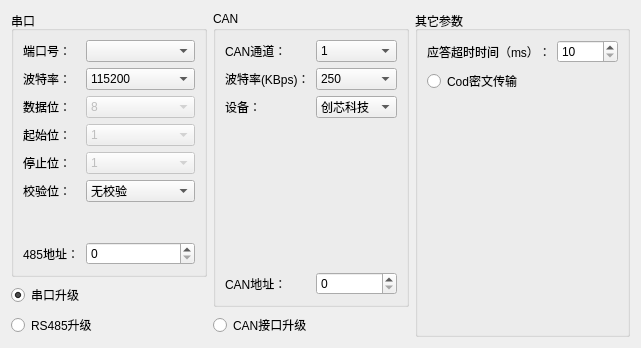
<?xml version="1.0" encoding="UTF-8"?>
<ui version="4.0">
 <class>setParameter</class>
 <widget class="QDialog" name="setParameter">
  <property name="geometry">
   <rect>
    <x>0</x>
    <y>0</y>
    <width>641</width>
    <height>348</height>
   </rect>
  </property>
  <property name="windowTitle">
   <string>参数设置</string>
  </property>
  <layout class="QHBoxLayout" name="horizontalLayout">
   <item>
    <layout class="QVBoxLayout" name="verticalLayout">
     <item>
      <widget class="QGroupBox" name="groupBox">
       <property name="title">
        <string>串口</string>
       </property>
       <layout class="QFormLayout" name="formLayout">
        <item row="0" column="0">
         <widget class="QLabel" name="label">
          <property name="text">
           <string>端口号：</string>
          </property>
         </widget>
        </item>
        <item row="0" column="1">
         <widget class="QComboBox" name="setportNumberList"/>
        </item>
        <item row="1" column="0">
         <widget class="QLabel" name="label_2">
          <property name="text">
           <string>波特率：</string>
          </property>
         </widget>
        </item>
        <item row="1" column="1">
         <widget class="QComboBox" name="uart_baudRate">
          <property name="enabled">
           <bool>true</bool>
          </property>
          <item>
           <property name="text">
            <string>115200</string>
           </property>
          </item>
          <item>
           <property name="text">
            <string>57600</string>
           </property>
          </item>
          <item>
           <property name="text">
            <string>38400</string>
           </property>
          </item>
          <item>
           <property name="text">
            <string>19200</string>
           </property>
          </item>
          <item>
           <property name="text">
            <string>9600</string>
           </property>
          </item>
          <item>
           <property name="text">
            <string>4800</string>
           </property>
          </item>
          <item>
           <property name="text">
            <string>2400</string>
           </property>
          </item>
          <item>
           <property name="text">
            <string>1200</string>
           </property>
          </item>
         </widget>
        </item>
        <item row="2" column="0">
         <widget class="QLabel" name="label_3">
          <property name="text">
           <string>数据位：</string>
          </property>
         </widget>
        </item>
        <item row="2" column="1">
         <widget class="QComboBox" name="comboBox_3">
          <property name="enabled">
           <bool>false</bool>
          </property>
          <item>
           <property name="text">
            <string>8</string>
           </property>
          </item>
          <item>
           <property name="text">
            <string>新建项目</string>
           </property>
          </item>
         </widget>
        </item>
        <item row="3" column="0">
         <widget class="QLabel" name="label_10">
          <property name="text">
           <string>起始位：</string>
          </property>
         </widget>
        </item>
        <item row="3" column="1">
         <widget class="QComboBox" name="comboBox_10">
          <property name="enabled">
           <bool>false</bool>
          </property>
          <item>
           <property name="text">
            <string>1</string>
           </property>
          </item>
         </widget>
        </item>
        <item row="4" column="0">
         <widget class="QLabel" name="label_4">
          <property name="text">
           <string>停止位：</string>
          </property>
         </widget>
        </item>
        <item row="4" column="1">
         <widget class="QComboBox" name="comboBox_4">
          <property name="enabled">
           <bool>false</bool>
          </property>
          <item>
           <property name="text">
            <string>1</string>
           </property>
          </item>
         </widget>
        </item>
        <item row="5" column="0">
         <widget class="QLabel" name="label_5">
          <property name="text">
           <string>校验位：</string>
          </property>
         </widget>
        </item>
        <item row="5" column="1">
         <widget class="QComboBox" name="uartCheckSum">
          <property name="enabled">
           <bool>true</bool>
          </property>
          <item>
           <property name="text">
            <string>无校验</string>
           </property>
          </item>
          <item>
           <property name="text">
            <string>奇校验</string>
           </property>
          </item>
          <item>
           <property name="text">
            <string>偶校验</string>
           </property>
          </item>
         </widget>
        </item>
        <item row="6" column="1">
         <spacer name="verticalSpacer_3">
          <property name="orientation">
           <enum>Qt::Vertical</enum>
          </property>
          <property name="sizeHint" stdset="0">
           <size>
            <width>20</width>
            <height>40</height>
           </size>
          </property>
         </spacer>
        </item>
        <item row="7" column="0">
         <widget class="QLabel" name="label_15">
          <property name="text">
           <string>485地址：</string>
          </property>
         </widget>
        </item>
        <item row="7" column="1">
         <widget class="QSpinBox" name="rs485Addr"/>
        </item>
       </layout>
      </widget>
     </item>
     <item>
      <widget class="QRadioButton" name="radioButton_Uart">
       <property name="text">
        <string>串口升级</string>
       </property>
       <property name="checked">
        <bool>true</bool>
       </property>
      </widget>
     </item>
     <item>
      <widget class="QRadioButton" name="rs485En">
       <property name="text">
        <string>RS485升级</string>
       </property>
      </widget>
     </item>
    </layout>
   </item>
   <item>
    <layout class="QVBoxLayout" name="verticalLayout_4">
     <item>
      <widget class="QGroupBox" name="groupBox_2">
       <property name="minimumSize">
        <size>
         <width>180</width>
         <height>0</height>
        </size>
       </property>
       <property name="title">
        <string>CAN</string>
       </property>
       <layout class="QFormLayout" name="formLayout_2">
        <item row="0" column="0">
         <widget class="QLabel" name="label_7">
          <property name="text">
           <string>CAN通道：</string>
          </property>
         </widget>
        </item>
        <item row="0" column="1">
         <widget class="QComboBox" name="canChannels">
          <item>
           <property name="text">
            <string>1</string>
           </property>
          </item>
          <item>
           <property name="text">
            <string>2</string>
           </property>
          </item>
         </widget>
        </item>
        <item row="1" column="0">
         <widget class="QLabel" name="label_6">
          <property name="text">
           <string>波特率(KBps)：</string>
          </property>
         </widget>
        </item>
        <item row="1" column="1">
         <widget class="QComboBox" name="can_baudRate">
          <property name="enabled">
           <bool>true</bool>
          </property>
          <item>
           <property name="text">
            <string>250</string>
           </property>
          </item>
          <item>
           <property name="text">
            <string>50</string>
           </property>
          </item>
          <item>
           <property name="text">
            <string>100</string>
           </property>
          </item>
          <item>
           <property name="text">
            <string>125</string>
           </property>
          </item>
          <item>
           <property name="text">
            <string>500</string>
           </property>
          </item>
          <item>
           <property name="text">
            <string>1000</string>
           </property>
          </item>
         </widget>
        </item>
        <item row="2" column="0">
         <widget class="QLabel" name="label_13">
          <property name="text">
           <string>设备：</string>
          </property>
         </widget>
        </item>
        <item row="2" column="1">
         <widget class="QComboBox" name="can_device">
          <item>
           <property name="text">
            <string>创芯科技</string>
           </property>
          </item>
          <item>
           <property name="text">
            <string>周立功</string>
           </property>
          </item>
         </widget>
        </item>
        <item row="4" column="0">
         <widget class="QLabel" name="label_16">
          <property name="text">
           <string>CAN地址：</string>
          </property>
         </widget>
        </item>
        <item row="4" column="1">
         <widget class="QSpinBox" name="spinBox_2"/>
        </item>
        <item row="3" column="1">
         <spacer name="verticalSpacer_4">
          <property name="orientation">
           <enum>Qt::Vertical</enum>
          </property>
          <property name="sizeHint" stdset="0">
           <size>
            <width>20</width>
            <height>40</height>
           </size>
          </property>
         </spacer>
        </item>
       </layout>
      </widget>
     </item>
     <item>
      <widget class="QRadioButton" name="radioButton_Can">
       <property name="text">
        <string>CAN接口升级</string>
       </property>
      </widget>
     </item>
    </layout>
   </item>
   <item>
    <widget class="QGroupBox" name="groupBox_3">
     <property name="title">
      <string>其它参数</string>
     </property>
     <layout class="QFormLayout" name="formLayout_3">
      <item row="0" column="0">
       <widget class="QLabel" name="label_8">
        <property name="text">
         <string>应答超时时间（ms）：</string>
        </property>
       </widget>
      </item>
      <item row="0" column="1">
       <widget class="QSpinBox" name="AnswerTimeOut">
        <property name="minimum">
         <number>10</number>
        </property>
        <property name="maximum">
         <number>10000</number>
        </property>
       </widget>
      </item>
      <item row="1" column="0">
       <widget class="QRadioButton" name="CodMode">
        <property name="text">
         <string>Cod密文传输</string>
        </property>
       </widget>
      </item>
      <item row="2" column="0">
       <spacer name="verticalSpacer">
        <property name="orientation">
         <enum>Qt::Vertical</enum>
        </property>
        <property name="sizeHint" stdset="0">
         <size>
          <width>20</width>
          <height>40</height>
         </size>
        </property>
       </spacer>
      </item>
     </layout>
    </widget>
   </item>
  </layout>
 </widget>
 <resources/>
 <connections/>
</ui>
